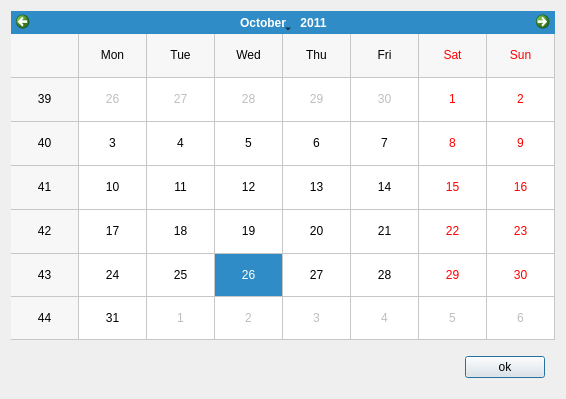
<?xml version="1.0" encoding="UTF-8"?>
<ui version="4.0">
 <class>calendarDialog</class>
 <widget class="QDialog" name="calendarDialog">
  <property name="geometry">
   <rect>
    <x>0</x>
    <y>0</y>
    <width>566</width>
    <height>399</height>
   </rect>
  </property>
  <property name="windowTitle">
   <string>Dialog</string>
  </property>
  <layout class="QVBoxLayout" name="verticalLayout">
   <item>
    <widget class="QCalendarWidget" name="calendarWidget">
     <property name="selectedDate">
      <date>
       <year>2011</year>
       <month>10</month>
       <day>26</day>
      </date>
     </property>
     <property name="gridVisible">
      <bool>true</bool>
     </property>
    </widget>
   </item>
   <item>
    <layout class="QHBoxLayout" name="horizontalLayout">
     <property name="spacing">
      <number>10</number>
     </property>
     <property name="margin">
      <number>10</number>
     </property>
     <item>
      <spacer name="horizontalSpacer">
       <property name="orientation">
        <enum>Qt::Horizontal</enum>
       </property>
       <property name="sizeHint" stdset="0">
        <size>
         <width>40</width>
         <height>20</height>
        </size>
       </property>
      </spacer>
     </item>
     <item>
      <widget class="QPushButton" name="pushButton">
       <property name="text">
        <string>ok</string>
       </property>
      </widget>
     </item>
    </layout>
   </item>
  </layout>
 </widget>
 <resources/>
 <connections/>
</ui>
